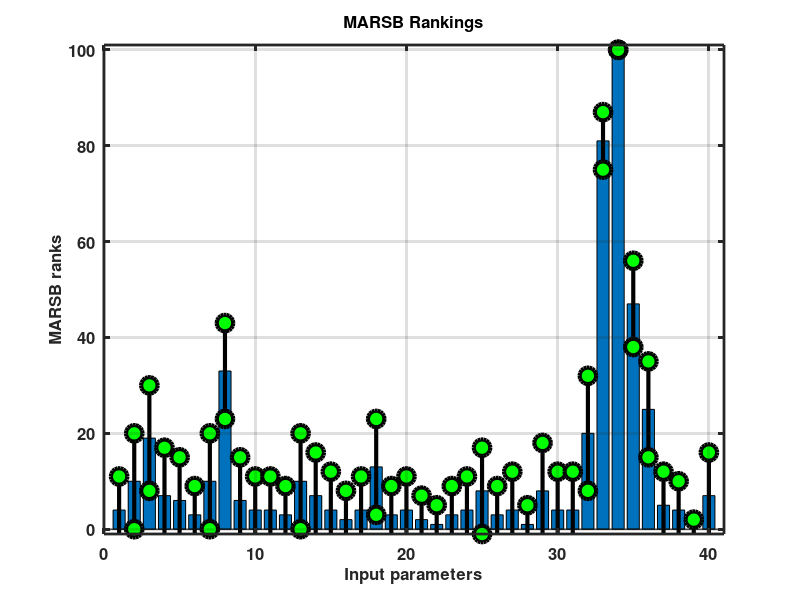

Reproduce this figure in MATLAB.
% This file contains MarsBag ranking measures
% and also their spreads based on bootstraping.
% To select the most important ones to display,
% set sortFlag = 1 and set nn to be the number
% of inputs to display.
if exist('noCLF') 
   hold off
else
   clf
end;
nn = 40;
Means = [
4
10
19
7
6
3
10
33
6
4
4
3
10
7
4
2
4
13
3
4
2
1
3
4
8
3
4
1
8
4
4
20
81
100
47
25
5
4
0
7
];
Stds = [
7
10
11
10
9
6
10
10
9
7
7
6
10
9
8
6
7
10
6
7
5
4
6
7
9
6
8
4
10
8
8
12
6
0
9
10
7
6
2
9
];
ymax = max(Means);
ymin = min(Means);
if (ymax == ymin)
   ymax = ymax * 1.01;
   ymin = ymin * 0.99;
end;
if (ymax == ymin)
   ymax = ymax + 0.01;
   ymin = ymin - 0.01;
end;
bar(Means,0.8);
for ii = 1:nn
   if (ii == 1)
   hold on
   end;
   XX = [ii ii];
   YY = [Means(ii)-Stds(ii) Means(ii)+Stds(ii)];
   plot(XX,YY,'-ko','LineWidth',3.0,'MarkerEdgeColor','k','MarkerFaceColor','g','MarkerSize',12)
end;
set(gca,'linewidth',2)
set(gca,'fontweight','bold')
set(gca,'fontsize',12)
grid on
box on
title('MARSB Rankings','FontWeight','bold','FontSize',12)
xlabel('Input parameters','FontWeight','bold','FontSize',12)
ylabel('MARSB ranks','FontWeight','bold','FontSize',12)
axis([0 nn+1 ymin-0.01*(ymax-ymin) ymax+0.01*(ymax-ymin)])
